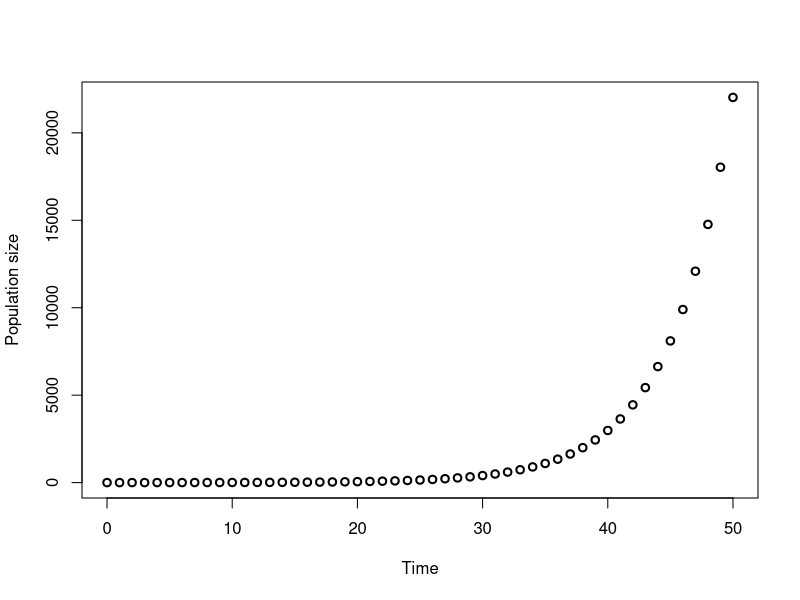
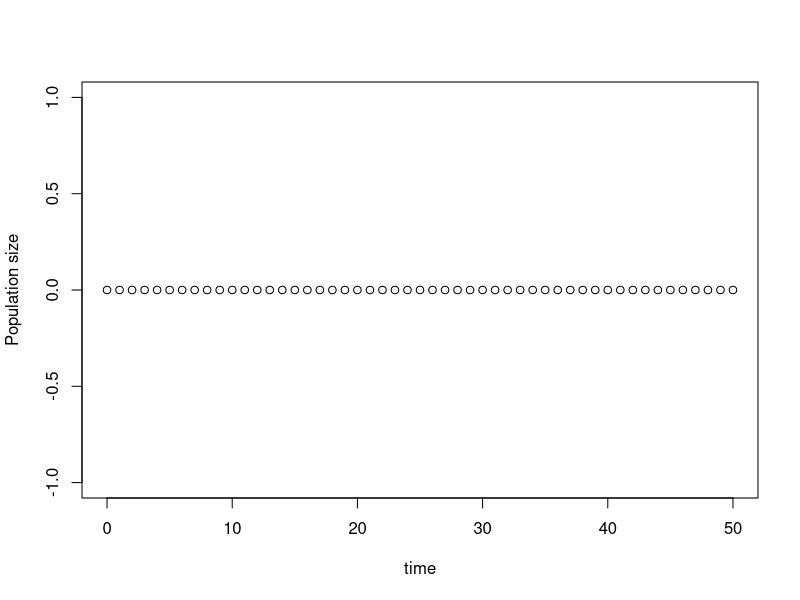
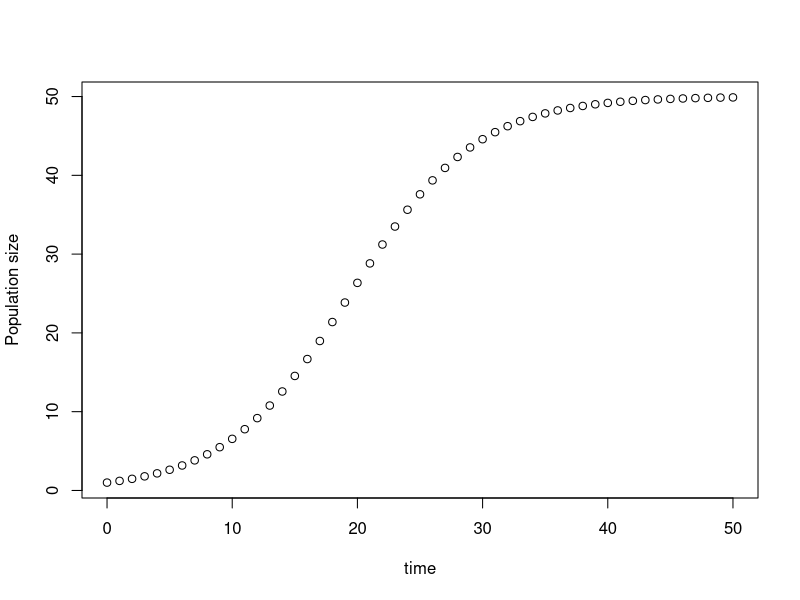

Here is the R script that generated these plots, in order:
## ---- chunk 1
knitr::opts_chunk$set(echo = TRUE, comment = NA, fig.width = 5,
                      fig.height = 5)
## ---- chunk 2
# Set the initial condition P(0) =1
P_0 <- 1
# Set growth rate r = 0.2
r <- 0.2
## ---- chunk 3
# Specify the time t which we want to plot the solution
times <- seq(from = 0, to = 50, by = 1)

# Find the population at time t using the solution to the ODE
P_t <- P_0 * exp(r * times)

# Plot the solution
plot(times, P_t, xlab = "Time", ylab = "Population size", lwd = 2)
## ---- chunk 4
# Set the initial condition P(0)=0
P_0 <- 0
# Set growth rate r=0.2
r <- 0.2
# Set the carrying capacity K  = 50
K <- 50
# Specify the time t which we want to plot the solution
times <- seq(from = 0, to = 50, by = 1)
# Find the population at time t using the solution to the ODE
A <- (K - P_0) / P_0
P_t <- K / (1 + A * exp(-r * times))
# Plot the solution
plot(times, P_t, xlab = "time", ylab = "Population size")
## ---- chunk 5
# Set the initial condition P(0)=1
P_0 <- 1
# Set growth rate r = 0.2
r <- 0.2
# Set the carrying capacity K=50
K <- 50
# Specify the time t which we want to plot the solution
times <- seq(from = 0, to = 50, by = 1)
# Find the population at time t using the solution to the ODE
A <- (K - P_0) / P_0
P_t <- K / (1 + A * exp(-r * times))
# Plot the solution
plot(times, P_t, xlab = "time", ylab = "Population size")
